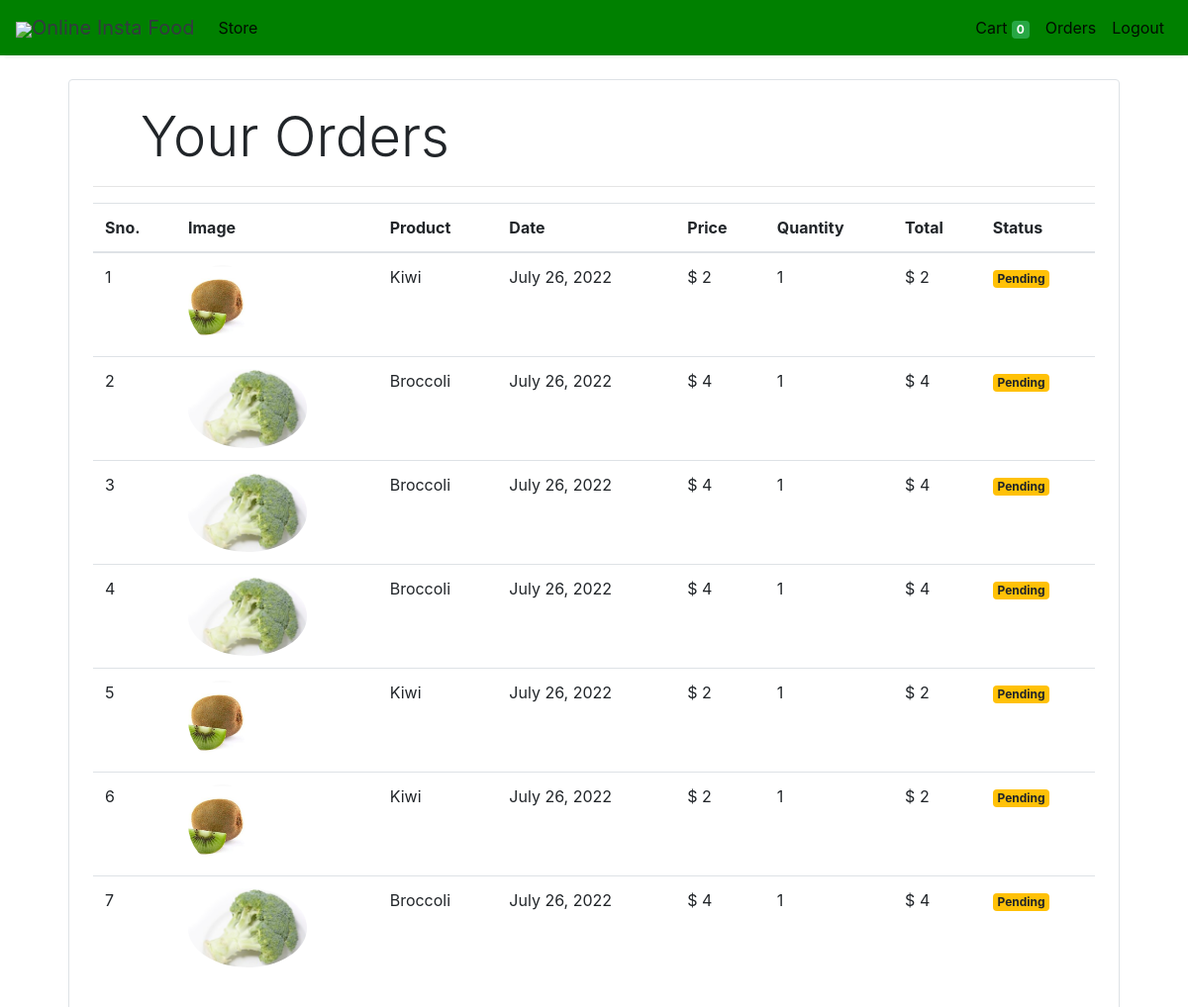
The app's page /orders (signed in) with its own data.
### store/models/orders.py (models this page shows, shortened)
class Order(models.Model):
    product = models.ForeignKey(Products,
                                on_delete=models.CASCADE,db_constraint=False)
    customer = models.ForeignKey(Customer,
                                 on_delete=models.CASCADE,db_constraint=False)
    quantity = models.IntegerField(default=1)
    price = models.IntegerField()
    address = models.CharField (max_length=50, default='', blank=True)
    phone = models.CharField (max_length=50, default='', blank=True)
    date = models.DateField (default=datetime.datetime.today)
    status = models.BooleanField (default=False)
    @staticmethod
    def get_orders_by_customer(customer_id):
        return Order.objects.filter(customer=customer_id).order_by('-date')

### store/models/product.py (models this page shows, shortened)
class Products(models.Model):
    name = models.CharField(max_length=60)
    price= models.IntegerField(default=0)
    category= models.ForeignKey(Category,on_delete=models.CASCADE,default=1 )
    description= models.CharField(max_length=250, default='', blank=True, null= True)
    image= models.ImageField(upload_to='uploads/products/')
    class Meta:
        verbose_name_plural = "Products"

### store/middlewares/auth.py (the view)
    def middleware(request):
        print(request.session.get('customer'))
        returnUrl = request.META['PATH_INFO']
        print(request.META['PATH_INFO'])
        if not request.session.get('customer'):
           return redirect(f'login?return_url={returnUrl}')
        response = get_response(request)
        return response

### store/templatetags/custom_filter.py (called while the page is built)
@register.filter(name='currency')
def currency(number):
    return "$ "+str(number)

@register.filter(name='multiply')
def multiply(number , number1):
    return number * number1

### store/views/orders.py (called while the page is built)
    def get(self , request ):
        customer = request.session.get('customer')
        orders = Order.get_orders_by_customer(customer)
        print(orders)
        return render(request , 'orders.html'  , {'orders' : orders})

### store/templates/orders.html
{% extends 'base.html' %}
{% block content %}
{% load cart %}
{% load custom_filter %}
<div class="container">
   <div class="border rounded p-4 m-4">
        <p class="display-4 pl-4 ml-4">Your Orders</p>
        <hr>
        <table class="table">
            <thead>
                <tr>
                    <th>Sno.</th>
                    <th>Image</th>
                    <th>Product</th>
                    <th>Date</th>
                    <th>Price</th>
                    <th>Quantity</th>
                    <th>Total</th>
                    <th>Status</th>
                </tr>
            </thead>
            <tbody>
                {% for order in orders %}
                <tr>
                    <td>{{forloop.counter}}</td>
                    <td><img style="height: 80px;" class="rounded-circle" src="{{order.product.image.url}}" alt=""></td>
                    <td>{{order.product.name}}</td>
                    <td>{{order.date}}</td>
                    <td>{{order.price|currency}}</td>
                    <td>{{order.quantity}}</td>
                    <td>{{order.quantity|multiply:order.price|currency}}</td>
                    {% if order.status %}
                    <td><small class="badge badge-success">Completed</small></td>
                    {%else%}
                    <td><small class="badge badge-warning">Pending</small></td>
                    {% endif %}
                </tr>
                {% endfor %}
            </tbody>
        </table>
   </div>
</div>
{% endblock %}

### records on screen
Order: product.image (picture), product.name "Kiwi", date "July 26, 2022", price "$ 2", quantity "1", quantity|multiply "$ 2", status "Pending"
Order: product.image (picture), product.name "Broccoli", date "July 26, 2022", price "$ 4", quantity "1", quantity|multiply "$ 4", status "Pending"
Order: product.image (picture), product.name "Broccoli", date "July 26, 2022", price "$ 4", quantity "1", quantity|multiply "$ 4", status "Pending"
Order: product.image (picture), product.name "Broccoli", date "July 26, 2022", price "$ 4", quantity "1", quantity|multiply "$ 4", status "Pending"
Order: product.image (picture), product.name "Kiwi", date "July 26, 2022", price "$ 2", quantity "1", quantity|multiply "$ 2", status "Pending"
Order: product.image (picture), product.name "Kiwi", date "July 26, 2022", price "$ 2", quantity "1", quantity|multiply "$ 2", status "Pending"
Order: product.image (picture), product.name "Broccoli", date "July 26, 2022", price "$ 4", quantity "1", quantity|multiply "$ 4", status "Pending"

### other values on screen
{{ request.session.cart.keys|length }} "0"
